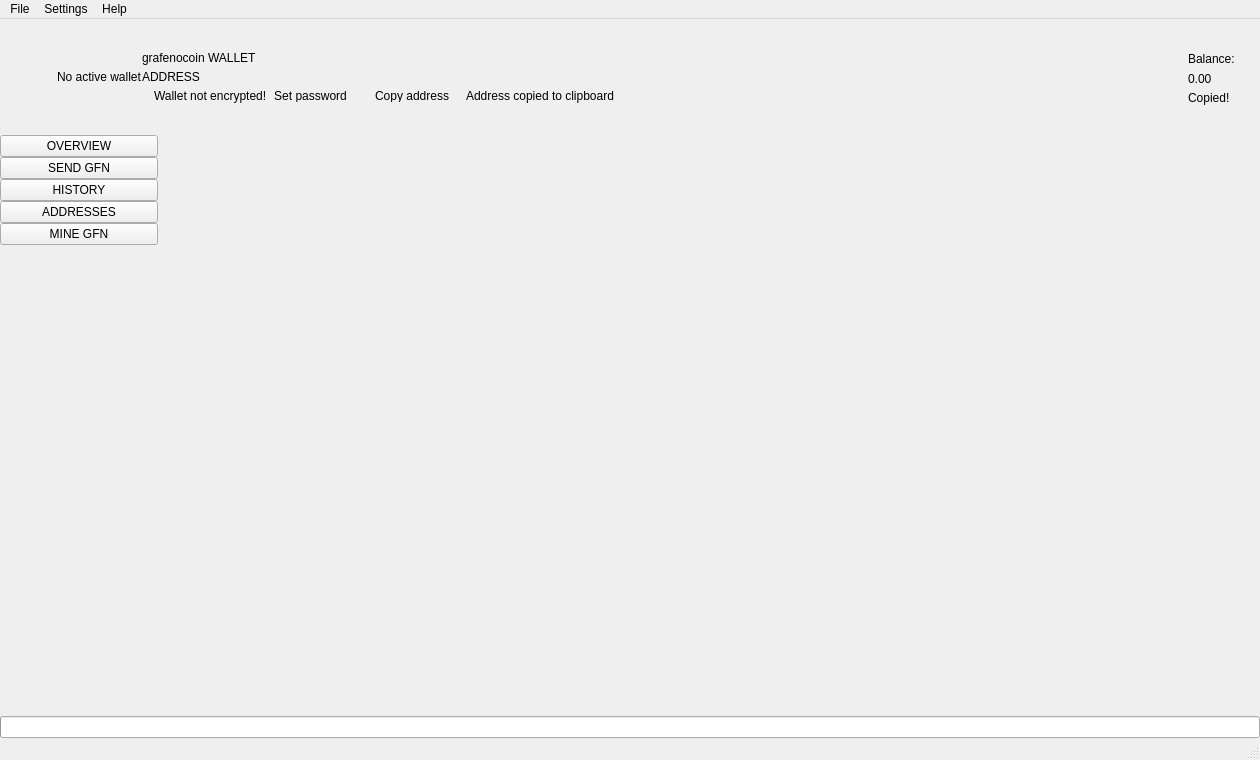
 <widget class="QMainWindow" name="MainWindow">
  <property name="geometry">
   <rect>
    <x>0</x>
    <y>0</y>
    <width>1260</width>
    <height>760</height>
   </rect>
  </property>
  <property name="sizePolicy">
   <sizepolicy hsizetype="Preferred" vsizetype="Preferred">
    <horstretch>0</horstretch>
    <verstretch>0</verstretch>
   </sizepolicy>
  </property>
  <property name="minimumSize">
   <size>
    <width>1260</width>
    <height>600</height>
   </size>
  </property>
  <property name="maximumSize">
   <size>
    <width>16777215</width>
    <height>16777215</height>
   </size>
  </property>
  <property name="windowTitle">
   <string>MainWindow</string>
  </property>
  <property name="windowIcon">
   <iconset>
    <normaloff>:/images/grafenocoin</normaloff>:/images/grafenocoin</iconset>
  </property>
  <widget class="QWidget" name="centralwidget">
   <layout class="QVBoxLayout" name="verticalLayout_2">
    <property name="spacing">
     <number>0</number>
    </property>
    <property name="leftMargin">
     <number>0</number>
    </property>
    <property name="topMargin">
     <number>0</number>
    </property>
    <property name="rightMargin">
     <number>0</number>
    </property>
    <property name="bottomMargin">
     <number>0</number>
    </property>
    <item>
     <widget class="QFrame" name="m_headerFrame">
      <property name="minimumSize">
       <size>
        <width>0</width>
        <height>116</height>
       </size>
      </property>
      <property name="maximumSize">
       <size>
        <width>16777215</width>
        <height>116</height>
       </size>
      </property>
      <property name="frameShape">
       <enum>QFrame::NoFrame</enum>
      </property>
      <property name="frameShadow">
       <enum>QFrame::Raised</enum>
      </property>
      <layout class="QHBoxLayout" name="horizontalLayout_3">
       <property name="spacing">
        <number>0</number>
       </property>
       <property name="leftMargin">
        <number>0</number>
       </property>
       <property name="topMargin">
        <number>0</number>
       </property>
       <property name="rightMargin">
        <number>25</number>
       </property>
       <property name="bottomMargin">
        <number>0</number>
       </property>
       <item>
        <spacer name="horizontalSpacer_2">
         <property name="orientation">
          <enum>Qt::Horizontal</enum>
         </property>
         <property name="sizeType">
          <enum>QSizePolicy::Fixed</enum>
         </property>
         <property name="sizeHint" stdset="0">
          <size>
           <width>30</width>
           <height>20</height>
          </size>
         </property>
        </spacer>
       </item>
       <item>
        <widget class="QLabel" name="m_logoLabel">
         <property name="text">
          <string/>
         </property>
        </widget>
       </item>
       <item>
        <spacer name="horizontalSpacer_5">
         <property name="orientation">
          <enum>Qt::Horizontal</enum>
         </property>
         <property name="sizeType">
          <enum>QSizePolicy::Fixed</enum>
         </property>
         <property name="sizeHint" stdset="0">
          <size>
           <width>20</width>
           <height>20</height>
          </size>
         </property>
        </spacer>
       </item>
       <item>
        <widget class="WalletGui::WalletSmallGrayTextLabel" name="m_noWalletLabel">
         <property name="text">
          <string>No active wallet</string>
         </property>
        </widget>
       </item>
       <item>
        <widget class="QFrame" name="m_walletFrame">
         <property name="frameShape">
          <enum>QFrame::NoFrame</enum>
         </property>
         <property name="frameShadow">
          <enum>QFrame::Raised</enum>
         </property>
         <layout class="QVBoxLayout" name="verticalLayout_3">
          <property name="spacing">
           <number>5</number>
          </property>
          <property name="leftMargin">
           <number>0</number>
          </property>
          <property name="topMargin">
           <number>0</number>
          </property>
          <property name="rightMargin">
           <number>0</number>
          </property>
          <property name="bottomMargin">
           <number>0</number>
          </property>
          <item>
           <spacer name="verticalSpacer_3">
            <property name="orientation">
             <enum>Qt::Vertical</enum>
            </property>
            <property name="sizeType">
             <enum>QSizePolicy::Minimum</enum>
            </property>
            <property name="sizeHint" stdset="0">
             <size>
              <width>20</width>
              <height>40</height>
             </size>
            </property>
           </spacer>
          </item>
          <item>
           <widget class="WalletGui::WalletSmallGrayTextLabel" name="m_walletLabel">
            <property name="text">
             <string>grafenocoin WALLET</string>
            </property>
            <property name="indent">
             <number>0</number>
            </property>
           </widget>
          </item>
          <item>
           <widget class="QLabel" name="m_addressLabel">
            <property name="sizePolicy">
             <sizepolicy hsizetype="Preferred" vsizetype="Preferred">
              <horstretch>0</horstretch>
              <verstretch>0</verstretch>
             </sizepolicy>
            </property>
            <property name="cursor">
             <cursorShape>PointingHandCursor</cursorShape>
            </property>
            <property name="toolTip">
             <string>Click to copy</string>
            </property>
            <property name="text">
             <string>ADDRESS</string>
            </property>
            <property name="indent">
             <number>0</number>
            </property>
           </widget>
          </item>
          <item>
           <layout class="QHBoxLayout" name="horizontalLayout_2">
            <property name="spacing">
             <number>0</number>
            </property>
            <item alignment="Qt::AlignTop">
             <widget class="QFrame" name="m_notEncryptedFrame">
              <property name="frameShape">
               <enum>QFrame::NoFrame</enum>
              </property>
              <property name="frameShadow">
               <enum>QFrame::Raised</enum>
              </property>
              <layout class="QHBoxLayout" name="horizontalLayout_4">
               <property name="spacing">
                <number>0</number>
               </property>
               <property name="leftMargin">
                <number>0</number>
               </property>
               <property name="topMargin">
                <number>0</number>
               </property>
               <property name="rightMargin">
                <number>0</number>
               </property>
               <property name="bottomMargin">
                <number>0</number>
               </property>
               <item alignment="Qt::AlignVCenter">
                <widget class="QLabel" name="m_notEncryptedIconLabel">
                 <property name="text">
                  <string/>
                 </property>
                 <property name="pixmap">
                  <pixmap resource="../../resources.qrc">:/icons/lock_open_gray</pixmap>
                 </property>
                 <property name="alignment">
                  <set>Qt::AlignLeading|Qt::AlignLeft|Qt::AlignVCenter</set>
                 </property>
                </widget>
               </item>
               <item>
                <spacer name="horizontalSpacer_11">
                 <property name="orientation">
                  <enum>Qt::Horizontal</enum>
                 </property>
                 <property name="sizeType">
                  <enum>QSizePolicy::Fixed</enum>
                 </property>
                 <property name="sizeHint" stdset="0">
                  <size>
                   <width>5</width>
                   <height>3</height>
                  </size>
                 </property>
                </spacer>
               </item>
               <item alignment="Qt::AlignVCenter">
                <widget class="WalletGui::WalletTinyGrayTextLabel" name="m_notEncryptedTextLabel">
                 <property name="text">
                  <string>Wallet not encrypted!</string>
                 </property>
                 <property name="alignment">
                  <set>Qt::AlignLeading|Qt::AlignLeft|Qt::AlignVCenter</set>
                 </property>
                </widget>
               </item>
               <item>
                <spacer name="horizontalSpacer_9">
                 <property name="orientation">
                  <enum>Qt::Horizontal</enum>
                 </property>
                 <property name="sizeType">
                  <enum>QSizePolicy::Fixed</enum>
                 </property>
                 <property name="sizeHint" stdset="0">
                  <size>
                   <width>3</width>
                   <height>3</height>
                  </size>
                 </property>
                </spacer>
               </item>
               <item alignment="Qt::AlignVCenter">
                <widget class="WalletGui::WalletTinyLinkLikeButton" name="m_encryptButton">
                 <property name="sizePolicy">
                  <sizepolicy hsizetype="Minimum" vsizetype="Minimum">
                   <horstretch>0</horstretch>
                   <verstretch>0</verstretch>
                  </sizepolicy>
                 </property>
                 <property name="minimumSize">
                  <size>
                   <width>0</width>
                   <height>3</height>
                  </size>
                 </property>
                 <property name="cursor">
                  <cursorShape>PointingHandCursor</cursorShape>
                 </property>
                 <property name="text">
                  <string>Set password</string>
                 </property>
                 <property name="flat">
                  <bool>true</bool>
                 </property>
                </widget>
               </item>
               <item>
                <spacer name="horizontalSpacer_10">
                 <property name="orientation">
                  <enum>Qt::Horizontal</enum>
                 </property>
                 <property name="sizeType">
                  <enum>QSizePolicy::Fixed</enum>
                 </property>
                 <property name="sizeHint" stdset="0">
                  <size>
                   <width>20</width>
                   <height>3</height>
                  </size>
                 </property>
                </spacer>
               </item>
              </layout>
             </widget>
            </item>
            <item alignment="Qt::AlignVCenter">
             <widget class="WalletGui::WalletTinyLinkLikeButton" name="m_copyAddressButton">
              <property name="sizePolicy">
               <sizepolicy hsizetype="Minimum" vsizetype="Minimum">
                <horstretch>0</horstretch>
                <verstretch>0</verstretch>
               </sizepolicy>
              </property>
              <property name="minimumSize">
               <size>
                <width>0</width>
                <height>3</height>
               </size>
              </property>
              <property name="cursor">
               <cursorShape>PointingHandCursor</cursorShape>
              </property>
              <property name="focusPolicy">
               <enum>Qt::NoFocus</enum>
              </property>
              <property name="autoFillBackground">
               <bool>true</bool>
              </property>
              <property name="text">
               <string>Copy address</string>
              </property>
              <property name="flat">
               <bool>true</bool>
              </property>
             </widget>
            </item>
            <item>
             <spacer name="horizontalSpacer_7">
              <property name="orientation">
               <enum>Qt::Horizontal</enum>
              </property>
              <property name="sizeType">
               <enum>QSizePolicy::Fixed</enum>
              </property>
              <property name="sizeHint" stdset="0">
               <size>
                <width>13</width>
                <height>3</height>
               </size>
              </property>
             </spacer>
            </item>
            <item alignment="Qt::AlignVCenter">
             <widget class="WalletGui::CopyMagicLabel" name="m_copyAddressLabel">
              <property name="text">
               <string>Address copied to clipboard</string>
              </property>
              <property name="alignment">
               <set>Qt::AlignLeading|Qt::AlignLeft|Qt::AlignVCenter</set>
              </property>
             </widget>
            </item>
            <item>
             <spacer name="horizontalSpacer">
              <property name="orientation">
               <enum>Qt::Horizontal</enum>
              </property>
              <property name="sizeHint" stdset="0">
               <size>
                <width>40</width>
                <height>3</height>
               </size>
              </property>
             </spacer>
            </item>
           </layout>
          </item>
          <item>
           <spacer name="verticalSpacer_2">
            <property name="orientation">
             <enum>Qt::Vertical</enum>
            </property>
            <property name="sizeType">
             <enum>QSizePolicy::Minimum</enum>
            </property>
            <property name="sizeHint" stdset="0">
             <size>
              <width>20</width>
              <height>40</height>
             </size>
            </property>
           </spacer>
          </item>
         </layout>
        </widget>
       </item>
       <item>
        <spacer name="horizontalSpacer_3">
         <property name="orientation">
          <enum>Qt::Horizontal</enum>
         </property>
         <property name="sizeType">
          <enum>QSizePolicy::Expanding</enum>
         </property>
         <property name="sizeHint" stdset="0">
          <size>
           <width>34</width>
           <height>20</height>
          </size>
         </property>
        </spacer>
       </item>
       <item>
        <spacer name="horizontalSpacer_8">
         <property name="orientation">
          <enum>Qt::Horizontal</enum>
         </property>
         <property name="sizeType">
          <enum>QSizePolicy::Fixed</enum>
         </property>
         <property name="sizeHint" stdset="0">
          <size>
           <width>34</width>
           <height>20</height>
          </size>
         </property>
        </spacer>
       </item>
       <item alignment="Qt::AlignRight|Qt::AlignVCenter">
        <widget class="QFrame" name="m_balanceFrame">
         <layout class="QGridLayout" name="gridLayout">
          <property name="leftMargin">
           <number>0</number>
          </property>
          <property name="topMargin">
           <number>30</number>
          </property>
          <property name="rightMargin">
           <number>0</number>
          </property>
          <property name="bottomMargin">
           <number>0</number>
          </property>
          <property name="verticalSpacing">
           <number>3</number>
          </property>
          <item row="0" column="2">
           <layout class="QVBoxLayout" name="verticalLayout_4">
            <item>
             <widget class="QLabel" name="m_balanceTextLabel">
              <property name="text">
               <string>Balance:</string>
              </property>
             </widget>
            </item>
            <item>
             <widget class="QLabel" name="m_balanceLabel">
              <property name="cursor">
               <cursorShape>PointingHandCursor</cursorShape>
              </property>
              <property name="toolTip">
               <string>Click to copy</string>
              </property>
              <property name="text">
               <string>0.00</string>
              </property>
             </widget>
            </item>
           </layout>
          </item>
          <item row="1" column="2">
           <widget class="WalletGui::CopyMagicLabel" name="m_balanceCopyLabel">
            <property name="text">
             <string>Copied!</string>
            </property>
           </widget>
          </item>
          <item row="0" column="1">
           <spacer name="horizontalSpacer_6">
            <property name="orientation">
             <enum>Qt::Horizontal</enum>
            </property>
            <property name="sizeType">
             <enum>QSizePolicy::Fixed</enum>
            </property>
            <property name="sizeHint" stdset="0">
             <size>
              <width>2</width>
              <height>39</height>
             </size>
            </property>
           </spacer>
          </item>
          <item row="2" column="2">
           <spacer name="verticalSpacer_5">
            <property name="orientation">
             <enum>Qt::Vertical</enum>
            </property>
            <property name="sizeType">
             <enum>QSizePolicy::Expanding</enum>
            </property>
            <property name="sizeHint" stdset="0">
             <size>
              <width>20</width>
              <height>50</height>
             </size>
            </property>
           </spacer>
          </item>
          <item row="0" column="0">
           <widget class="QLabel" name="m_balanceIconLabel">
            <property name="text">
             <string/>
            </property>
            <property name="pixmap">
             <pixmap resource="../../resources.qrc"></pixmap>
            </property>
           </widget>
          </item>
         </layout>
        </widget>
       </item>
      </layout>
     </widget>
    </item>
    <item>
     <layout class="QHBoxLayout" name="horizontalLayout" stretch="0,0,0,0,0,0,0,0">
      <property name="spacing">
       <number>0</number>
      </property>
      <item>
       <widget class="QFrame" name="m_toolFrame">
        <property name="frameShape">
         <enum>QFrame::NoFrame</enum>
        </property>
        <property name="frameShadow">
         <enum>QFrame::Plain</enum>
        </property>
        <property name="lineWidth">
         <number>0</number>
        </property>
        <layout class="QVBoxLayout" name="verticalLayout">
         <property name="spacing">
          <number>0</number>
         </property>
         <property name="leftMargin">
          <number>0</number>
         </property>
         <property name="topMargin">
          <number>0</number>
         </property>
         <property name="rightMargin">
          <number>0</number>
         </property>
         <property name="bottomMargin">
          <number>0</number>
         </property>
         <item>
          <widget class="QPushButton" name="m_overviewButton">
           <property name="sizePolicy">
            <sizepolicy hsizetype="Minimum" vsizetype="Fixed">
             <horstretch>0</horstretch>
             <verstretch>0</verstretch>
            </sizepolicy>
           </property>
           <property name="focusPolicy">
            <enum>Qt::NoFocus</enum>
           </property>
           <property name="text">
            <string>OVERVIEW</string>
           </property>
           <property name="checkable">
            <bool>true</bool>
           </property>
           <attribute name="buttonGroup">
            <string notr="true">m_toolButtonGroup</string>
           </attribute>
          </widget>
         </item>
         <item>
          <widget class="QPushButton" name="m_sendButton">
           <property name="sizePolicy">
            <sizepolicy hsizetype="Minimum" vsizetype="Fixed">
             <horstretch>0</horstretch>
             <verstretch>0</verstretch>
            </sizepolicy>
           </property>
           <property name="focusPolicy">
            <enum>Qt::NoFocus</enum>
           </property>
           <property name="text">
            <string>SEND GFN</string>
           </property>
           <property name="checkable">
            <bool>true</bool>
           </property>
           <attribute name="buttonGroup">
            <string notr="true">m_toolButtonGroup</string>
           </attribute>
          </widget>
         </item>
         <item>
          <widget class="QPushButton" name="m_transactionsButton">
           <property name="sizePolicy">
            <sizepolicy hsizetype="Minimum" vsizetype="Fixed">
             <horstretch>0</horstretch>
             <verstretch>0</verstretch>
            </sizepolicy>
           </property>
           <property name="focusPolicy">
            <enum>Qt::NoFocus</enum>
           </property>
           <property name="text">
            <string>HISTORY</string>
           </property>
           <property name="checkable">
            <bool>true</bool>
           </property>
           <attribute name="buttonGroup">
            <string notr="true">m_toolButtonGroup</string>
           </attribute>
          </widget>
         </item>

         <item>
          <widget class="QPushButton" name="m_addressBookButton">
           <property name="sizePolicy">
            <sizepolicy hsizetype="Minimum" vsizetype="Fixed">
             <horstretch>0</horstretch>
             <verstretch>0</verstretch>
            </sizepolicy>
           </property>
           <property name="focusPolicy">
            <enum>Qt::NoFocus</enum>
           </property>
           <property name="text">
            <string>ADDRESSES</string>
           </property>
           <property name="checkable">
            <bool>true</bool>
           </property>
           <attribute name="buttonGroup">
            <string notr="true">m_toolButtonGroup</string>
           </attribute>
          </widget>
         </item>
         <item>
          <widget class="QPushButton" name="m_miningButton">
           <property name="focusPolicy">
            <enum>Qt::NoFocus</enum>
           </property>
           <property name="text">
            <string>MINE GFN</string>
           </property>
           <property name="checkable">
            <bool>true</bool>
           </property>
           <attribute name="buttonGroup">
            <string notr="true">m_toolButtonGroup</string>
           </attribute>
          </widget>
         </item>
         <item>
          <spacer name="verticalSpacer">
           <property name="orientation">
            <enum>Qt::Vertical</enum>
           </property>
           <property name="sizeHint" stdset="0">
            <size>
             <width>20</width>
             <height>40</height>
            </size>
           </property>
          </spacer>
         </item>
        </layout>
       </widget>
      </item>
      <item>
       <widget class="WalletGui::OverviewFrame" name="m_overviewFrame">
        <property name="frameShape">
         <enum>QFrame::NoFrame</enum>
        </property>
        <property name="frameShadow">
         <enum>QFrame::Raised</enum>
        </property>
       </widget>
      </item>
      <item>
       <widget class="WalletGui::SendFrame" name="m_sendFrame">
        <property name="frameShape">
         <enum>QFrame::NoFrame</enum>
        </property>
        <property name="frameShadow">
         <enum>QFrame::Raised</enum>
        </property>
       </widget>
      </item>
      <item>
       <widget class="WalletGui::TransactionsFrame" name="m_transactionsFrame">
        <property name="frameShape">
         <enum>QFrame::NoFrame</enum>
        </property>
        <property name="frameShadow">
         <enum>QFrame::Raised</enum>
        </property>
       </widget>
      </item>
      <item>
       <widget class="WalletGui::AddressBookFrame" name="m_addressBookFrame">
        <property name="frameShape">
         <enum>QFrame::NoFrame</enum>
        </property>
        <property name="frameShadow">
         <enum>QFrame::Raised</enum>
        </property>
       </widget>
      </item>
      <item>
       <widget class="WalletGui::NoWalletFrame" name="m_noWalletFrame">
        <property name="frameShape">
         <enum>QFrame::NoFrame</enum>
        </property>
        <property name="frameShadow">
         <enum>QFrame::Raised</enum>
        </property>
       </widget>
      </item>
      <item>
       <widget class="WalletGui::BlockExplorerFrame" name="m_blockExplorerFrame">
        <property name="frameShape">
         <enum>QFrame::NoFrame</enum>
        </property>
        <property name="frameShadow">
         <enum>QFrame::Raised</enum>
        </property>
       </widget>
      </item>
      <item>
       <widget class="WalletGui::MiningFrame" name="m_miningFrame">
        <property name="frameShape">
         <enum>QFrame::NoFrame</enum>
        </property>
        <property name="frameShadow">
         <enum>QFrame::Raised</enum>
        </property>
       </widget>
      </item>
     </layout>
    </item>
    <item>
     <widget class="QProgressBar" name="m_syncProgress">
      <property name="maximum">
       <number>100</number>
      </property>
      <property name="value">
       <number>0</number>
      </property>
      <property name="textVisible">
       <bool>false</bool>
      </property>
     </widget>
    </item>
   </layout>
  </widget>
  <widget class="QMenuBar" name="menubar">
   <property name="geometry">
    <rect>
     <x>0</x>
     <y>0</y>
     <width>1260</width>
     <height>22</height>
    </rect>
   </property>
   <widget class="QMenu" name="menuFile">
    <property name="title">
     <string>File</string>
    </property>
    <addaction name="m_createWalletAction"/>
    <addaction name="m_openWalletAction"/>
    <addaction name="m_recentWalletsAction"/>
    <addaction name="m_backupWalletAction"/>

    <addaction name="m_resetAction"/>
    <addaction name="m_importKeyAction"/>
    <addaction name="m_exportKeyAction"/>
   
    <addaction name="m_exitAction"/>
   </widget>
   <widget class="QMenu" name="menuSettings">
    <property name="title">
     <string>Settings</string>
    </property>
    <widget class="QMenu" name="menuThemes">
     <property name="title">
      <string>Themes</string>
     </property>
    </widget>
    <addaction name="m_encryptWalletAction"/>
    <addaction name="m_changePasswordAction"/>
    <addaction name="separator"/>
    <addaction name="m_autostartAction"/>
    <addaction name="m_minimizeToTrayAction"/>
    <addaction name="m_closeToTrayAction"/>
    <addaction name="separator"/>
    <addaction name="m_preferencesAction"/>
   </widget>
   <widget class="QMenu" name="menuHelp">
    <property name="title">
     <string>Help</string>
    </property>
    <addaction name="m_communityForumAction"/>
    <addaction name="m_reportIssueAction"/>
    <addaction name="m_aboutBytecoinAction"/>
    <addaction name="m_aboutQtAction"/>
   </widget>
   <addaction name="menuFile"/>
   <addaction name="menuSettings"/>
   <addaction name="menuHelp"/>
  </widget>
  <widget class="WalletGui::WalletStatusBar" name="statusBar"/>
  <action name="m_exitAction">
   <property name="checkable">
    <bool>false</bool>
   </property>
   <property name="enabled">
    <bool>true</bool>
   </property>
   <property name="text">
    <string>Exit</string>
   </property>
   <property name="shortcut">
    <string>Ctrl+Q</string>
   </property>
  </action>
  <action name="m_createWalletAction">
   <property name="enabled">
    <bool>true</bool>
   </property>
   <property name="text">
    <string>Create wallet</string>
   </property>
  </action>
  <action name="m_openWalletAction">
   <property name="enabled">
    <bool>true</bool>
   </property>
   <property name="text">
    <string>Open wallet</string>
   </property>
  </action>
  <action name="m_encryptWalletAction">
   <property name="enabled">
    <bool>true</bool>
   </property>
   <property name="text">
    <string>Encrypt wallet</string>
   </property>
  </action>
  <action name="m_changePasswordAction">
   <property name="enabled">
    <bool>true</bool>
   </property>
   <property name="text">
    <string>Change password</string>
   </property>
   <property name="toolTip">
    <string>Change password</string>
   </property>
  </action>
  <action name="m_aboutBytecoinAction">
   <property name="enabled">
    <bool>true</bool>
   </property>
   <property name="text">
    <string>About GrafenoCoin</string>
   </property>
  </action>
  <action name="m_aboutQtAction">
   <property name="enabled">
    <bool>true</bool>
   </property>
   <property name="text">
    <string>About Qt</string>
   </property>
  </action>
  <action name="m_backupWalletAction">
   <property name="enabled">
    <bool>true</bool>
   </property>
   <property name="text">
    <string>Backup wallet</string>
   </property>
  </action>
  <action name="m_autostartAction">
   <property name="checkable">
    <bool>true</bool>
   </property>
   <property name="text">
    <string>Start on system login</string>
   </property>
  </action>
  <action name="m_minimizeToTrayAction">
   <property name="checkable">
    <bool>true</bool>
   </property>
   <property name="text">
    <string>Minimize to tray</string>
   </property>
  </action>
  <action name="m_closeToTrayAction">
   <property name="checkable">
    <bool>true</bool>
   </property>
   <property name="text">
    <string>Close to tray</string>
   </property>
  </action>
  <action name="m_preferencesAction">
   <property name="text">
    <string>Connection</string>
   </property>
  </action>
  <action name="m_recentWalletsAction">
   <property name="text">
    <string>Recent wallets</string>
   </property>
  </action>
  <action name="m_exportTrackingKeyAction">
   <property name="text">
    <string>Export tracking key</string>
   </property>
   <property name="toolTip">
    <string>Export tracking key</string>
   </property>
  </action>
  <action name="m_importKeyAction">
   <property name="text">
    <string>Import key</string>
   </property>
   <property name="toolTip">
    <string>Import key</string>
   </property>
  </action>
  <action name="m_communityForumAction">
   <property name="text">
    <string>Join us on Discord</string>
   </property>
  </action>
  <action name="m_reportIssueAction">
   <property name="text">
    <string>Report an issue</string>
   </property>
  </action>
  <action name="m_resetAction">
   <property name="text">
    <string>Reset wallet</string>
   </property>
  </action>
  <action name="m_saveKeysAction">
   <property name="text">
    <string>Save wallet keys</string>
   </property>
  </action>
  <action name="m_exportKeyAction">
   <property name="text">
    <string>Export key</string>
   </property>
   <property name="toolTip">
    <string>Export key</string>
   </property>
  </action>

 </widget>
